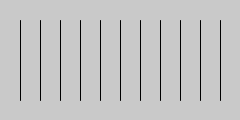
Frame 1 (no input)
Frame 60 (the mouse pressed at the canvas centre just before this capture): identical to frame 1, image omitted
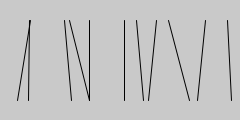
Frame 120 (the mouse held since frame 60 and released just before this capture)

The Processing sketch that drew these frames (run headless with seeded random() and noise(); from frame 60 on, the mouse is pressed at the canvas centre):

// Processing sketch: processing_88839
// ── processing_88839.pde

//copyright jingjing chen

void setup(){
  size(240,120);
  smooth();
}
void draw(){
  background(201);
  for (int x = 20; x<width; x+=20){
    if (mouseX<=0.5*width){
    float mx = mouseX/10.0;
    float offsetA = random(-mx,mx);
    float offsetB = random(-mx,mx);
    line(x+offsetA, 20, x + offsetB, 100);
    }

  else if(mouseX >0.5*width){
    float mx = -0.1*mouseX+24;
    float offsetA = random(-mx,mx);
    float offsetB = random(-mx,mx);
    line(x+offsetA, 20, x + offsetB, 100);
    }
  }
}
  
